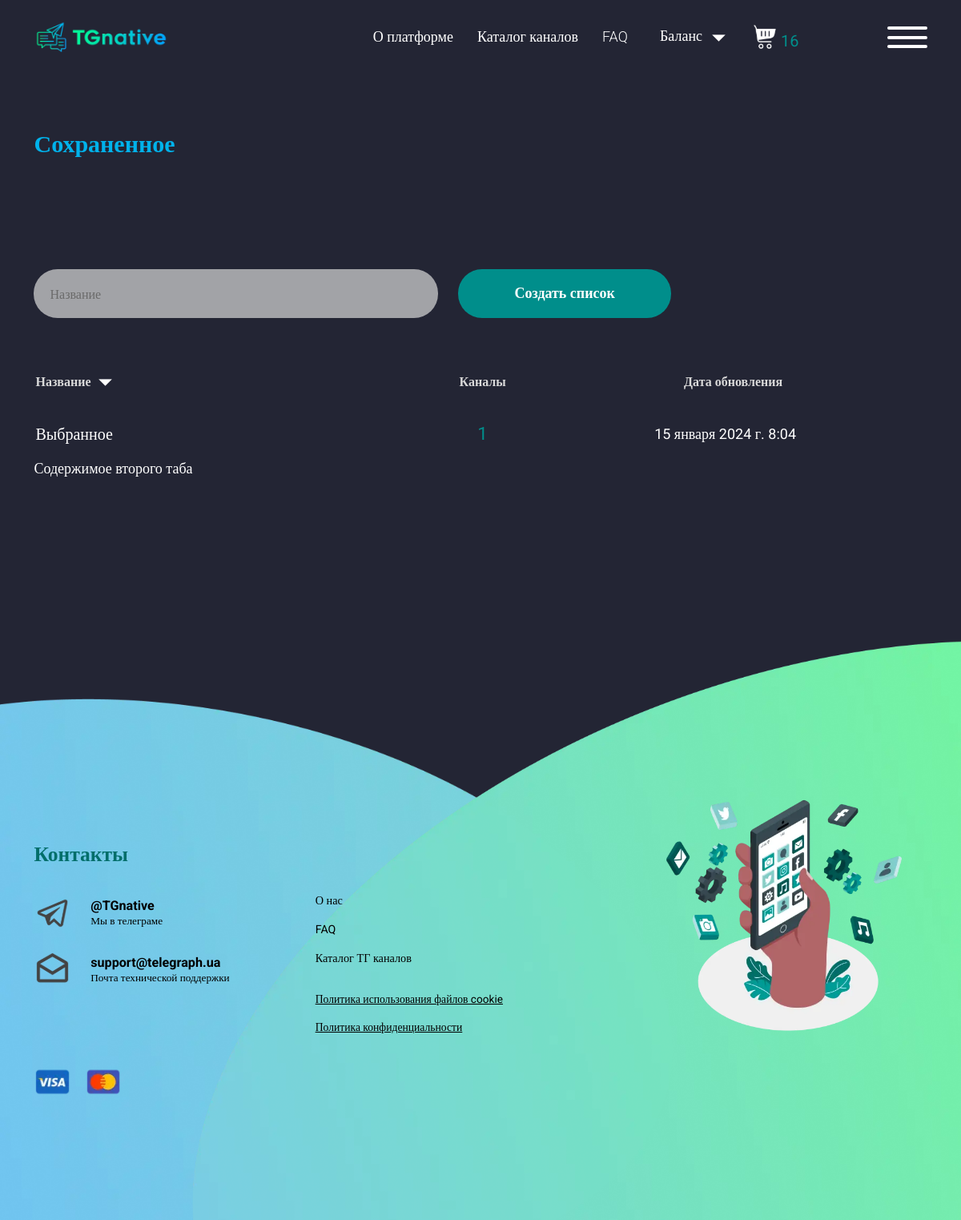
The app's page /list-chanel/ (signed in), older data.
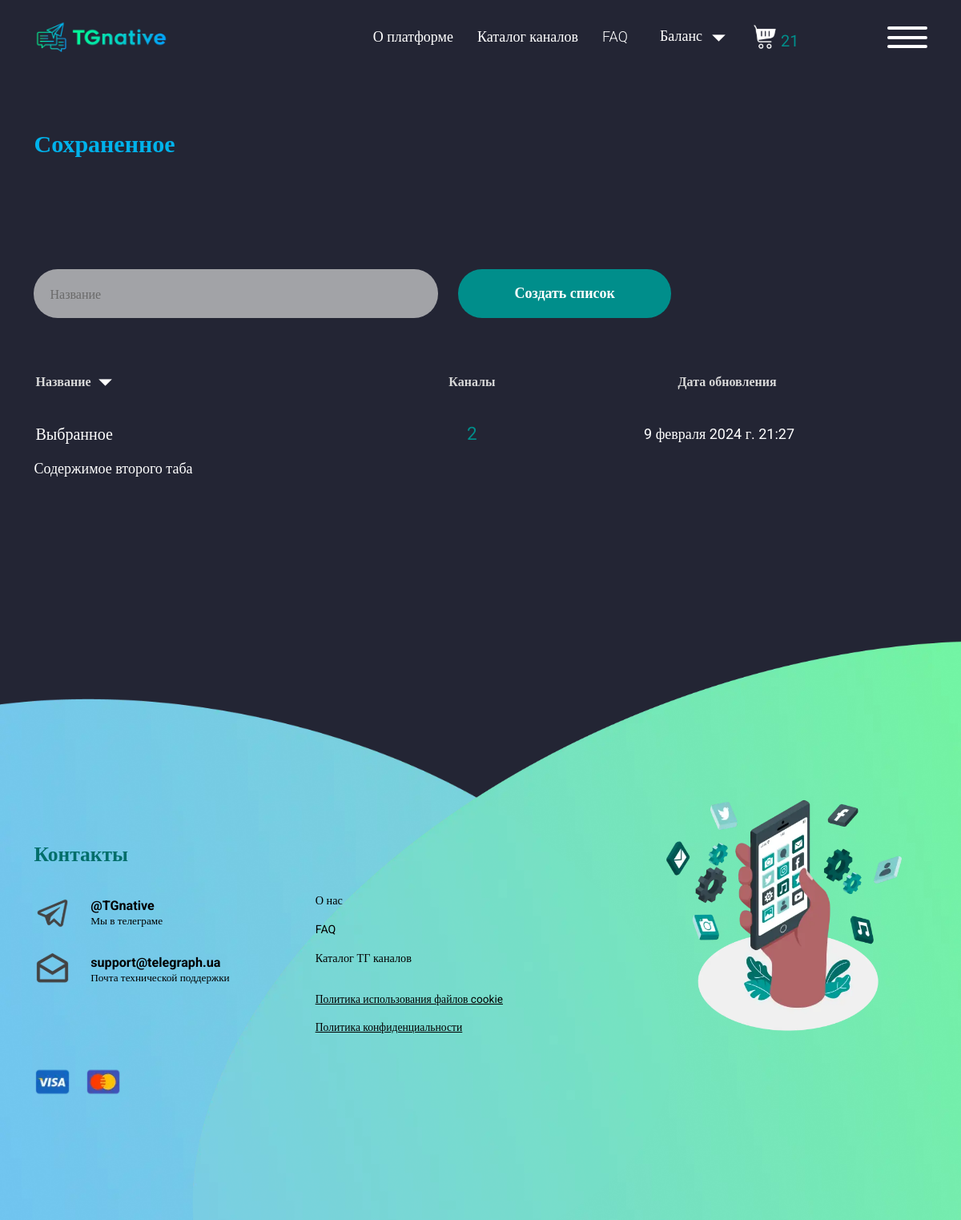
The same page, newer data.
### accounts/models.py (models this page shows, shortened)
class Like(models.Model):
    from API.models import Chanel
    username=models.ForeignKey(User,on_delete=models.CASCADE,null=True)
    chanel_name=models.ForeignKey(Chanel,on_delete=models.CASCADE,null=True)
    created_at=models.DateTimeField(auto_now_add=True)

### accounts/views.py (the view)
# urls.py: path('list-chanel/',views.ListChanelPage.as_view(),name='list-chanel'),
class ListChanelPage(LoginRequiredMixin,TemplateView):
    template_name = 'listchanel.html'
    login_url = reverse_lazy('login')
    def get_context_data(self, **kwargs):
        context = super().get_context_data(**kwargs)
        like=Like.objects.filter(username=self.request.user)
        context['count'] = like.count()
        context['last_update']=like.last()
        return context

### accounts/templates/listchanel.html (shortened to what this page needs)
{% extends 'base.html' %}
{% load static %}
    {% block content %}
   <main class="page">
			<section class="channels-lists">
				<div class="channels-lists__container container">
					<h2 class="title">Сохраненное</h2>
						<div data-tabs-body class="tabs__content">
							<div class="tabs__body">
								<form action="#" method="post" class="channels-lists__form">
									<input class="channels-lists__input" type="text" name="name" id="name" placeholder="Название">
									<button class="button" type="submit">Создать список</button>
								</form>
								<div class="table-wrap">
									<table class="table table_sm">
										<thead>
											<tr>
												<th scope="col">
													<div class="label-date label-date_sm label-grey label-grey_s16">
														Название
														<img src="{% static 'img/icons/triangle.svg' %}" alt="">
													</div>
												</th>
												<th scope="col">
													<div class="label-grey label-grey_s16">Каналы</div>
												</th>
												<th>
													<div class="label-grey label-grey_s16">Дата обновления</div>
												</th>
											</tr>
										</thead>
										<tbody>
											<tr>
												<td class="table-row" scope="row">
													<div class="table-row__head">
														<a class="label-white label-white_s20 hhv-green" href="#">Выбранное</a>
													</div>
												</td>
												<td class="table-row">
													<div class="label-dark-green label-dark-green_s24">{{count}}</div>
												</td>
												<td class="table-row">
													<div class="label-date">
														<span>{{ last_update.created_at}}</span>
													</div>
												</td>
											</tr>
										</tbody>
									</table>
								</div>
							</div>
							<div class="tabs__body">
								Содержимое второго таба
							</div>
						</div>
					</div>
				</div>
    {% endblock %}

Row changes from the older to the newer data that the page shows:
no longer on this page (row unchanged): Like: created_at "15 января 2024 г. 8:04"
added Like: created_at "9 февраля 2024 г. 21:27"
Text that changed along with them:
{{ number_count }}: "16" → "21"
{{ count }}: "1" → "2"
